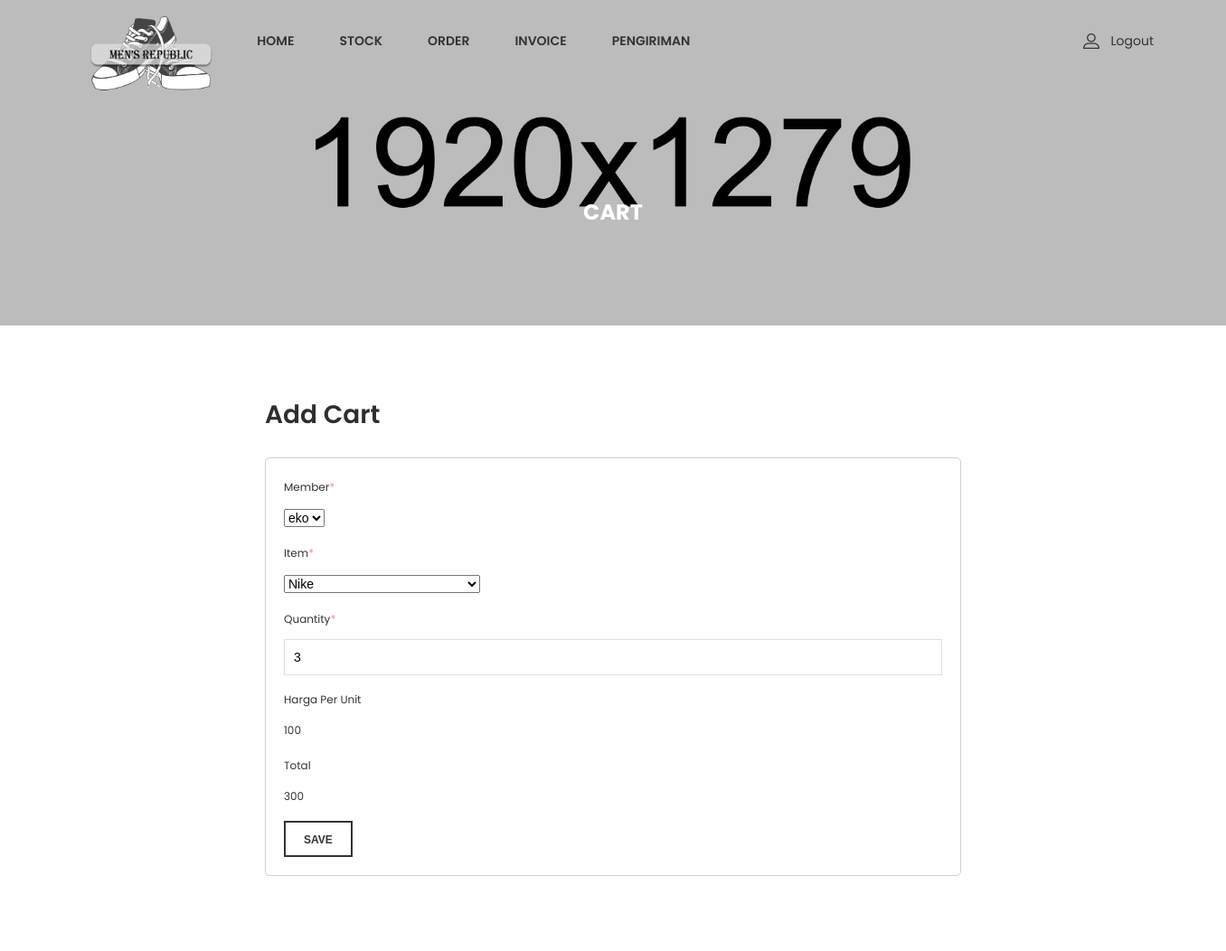
Screenshot of /admin/admin_page.php?page=editcart&id=13? with the database file from the repository.
### tables this page shows
CREATE TABLE `cart` (
  `id_cart` int(11) NOT NULL,
  `id_order` int(11) DEFAULT NULL,
  `id_member` int(11) DEFAULT NULL,
  `id_stock` int(11) DEFAULT NULL,
  `id_status_order` int(11) DEFAULT NULL,
  `quantity` int(11) DEFAULT NULL,
  `harga_unit` float DEFAULT NULL,
  `sub_total` float DEFAULT NULL
);

### admin/editcart.php (the view, shortened to what this page needs)
<?php
include '../func/koneksi.php';
$id= $_GET['id'];
$data = mysqli_query($koneksi,"select * from cart where id_cart='$id'");
$d = mysqli_fetch_array($data)
    ?>
<div class="ht__bradcaump__area bg-image--6">
    <div class="container">
        <div class="row">
            <div class="col-lg-12">
                <div class="bradcaump__inner text-center">
                    <h2 class="bradcaump-title">Cart</h2>
                </div>
            </div>
        </div>
    </div>
</div>
<section class="my_account_area pt--80 pb--55 bg--white">
    <div class="container">
        <div class="row">
            <div class="col-lg-2"></div>
            <div class="col-lg-8">
                <div class="my__account__wrapper">
                    <h3 class="account__title">Add Cart</h3>
                    <form method="POST" action="../func/edit_cart_qurey.php" enctype="multipart/form-data">
                        <div class="account__form">
                            <div class="input__box">
                                <label>Member<span>*</span></label>
                                <select name="member">
                                <?php
                                    include '../func/koneksi.php';
                                    $member = mysqli_query($koneksi, "select * from member");
                                    while($m = mysqli_fetch_array($member)){
                                        if ($d['id_member'] == $m['id_member']){
                                        echo "<option value=\"{$m['id_member']}\" selected>".$m['nama']."</option>";
                                        }
                                        else{
                                            echo "<option value=\"{$m['id_member']}\">".$m['nama']."</option>";
                                        }
                                    }
                                ?>
                                </select>
                            </div>
                            <div class="input__box">
                                <label>Item<span>*</span></label>
                                <select name="item">
                                <?php
                                    include '../func/koneksi.php';
                                    $gudang = mysqli_query($koneksi, "select * from gudang");
                                    while($g = mysqli_fetch_array($gudang)){
                                        if ($d['id_stock'] == $g['id_stock']){
                                            echo "<option value=\"{$g['id_stock']}\" selected>".$g['nama_item']."</option>";
                                        }
                                        else{
                                            echo "<option value=\"{$g['id_stock']}\">".$g['nama_item']."</option>";
                                    }
                                        }
                                ?>
                                </select>
                            </div>
                            <div class="input__box">
                                <label>Quantity<span>*</span></label>
                                <input type="number" value="<?php echo $d['quantity']; ?>" name="quantity">
                            </div>
                            <div class="input__box">
                                <label>Harga Per Unit</label>
                                <label><?php echo $d['harga_unit']; ?></label>
                            </div>
                            <div class="input__box">
                                <label>Total</label>
                                <label><?php echo $d['sub_total'];?></label>
                            </div>
                            <div class="form__btn">
                                <button type="submit" value="submit">Save</button>
                            </div>
                        </div>
                    </form>
                </div>
            </div>
            <div class="col-lg-2"></div>
        </div>
    </div>
</section>

### rows the page displays
cart: quantity "3", harga_unit "100", sub_total "300"

### other values shown
form field member "eko"
form field item "Nike"
